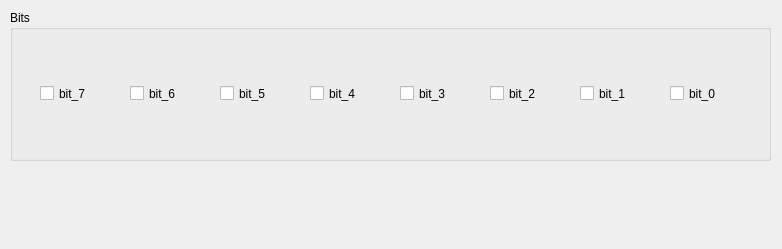
<?xml version="1.0" encoding="UTF-8"?>
<ui version="4.0">
 <class>Form</class>
 <widget class="QMainWindow" name="Form">
  <property name="geometry">
   <rect>
    <x>0</x>
    <y>0</y>
    <width>782</width>
    <height>249</height>
   </rect>
  </property>
  <property name="minimumSize">
   <size>
    <width>782</width>
    <height>249</height>
   </size>
  </property>
  <property name="maximumSize">
   <size>
    <width>782</width>
    <height>249</height>
   </size>
  </property>
  <property name="windowTitle">
   <string>Form</string>
  </property>
  <widget class="QWidget" name="centralWidget">
   <widget class="QGroupBox" name="groupBox">
    <property name="geometry">
     <rect>
      <x>10</x>
      <y>10</y>
      <width>761</width>
      <height>151</height>
     </rect>
    </property>
    <property name="title">
     <string>Bits</string>
    </property>
    <widget class="QCheckBox" name="bit_7">
     <property name="geometry">
      <rect>
       <x>30</x>
       <y>70</y>
       <width>94</width>
       <height>27</height>
      </rect>
     </property>
     <property name="text">
      <string>bit_7</string>
     </property>
    </widget>
    <widget class="QCheckBox" name="bit_6">
     <property name="geometry">
      <rect>
       <x>120</x>
       <y>70</y>
       <width>94</width>
       <height>27</height>
      </rect>
     </property>
     <property name="text">
      <string>bit_6</string>
     </property>
    </widget>
    <widget class="QCheckBox" name="bit_5">
     <property name="geometry">
      <rect>
       <x>210</x>
       <y>70</y>
       <width>94</width>
       <height>27</height>
      </rect>
     </property>
     <property name="text">
      <string>bit_5</string>
     </property>
    </widget>
    <widget class="QCheckBox" name="bit_4">
     <property name="geometry">
      <rect>
       <x>300</x>
       <y>70</y>
       <width>94</width>
       <height>27</height>
      </rect>
     </property>
     <property name="text">
      <string>bit_4</string>
     </property>
    </widget>
    <widget class="QCheckBox" name="bit_3">
     <property name="geometry">
      <rect>
       <x>390</x>
       <y>70</y>
       <width>94</width>
       <height>27</height>
      </rect>
     </property>
     <property name="text">
      <string>bit_3</string>
     </property>
    </widget>
    <widget class="QCheckBox" name="bit_2">
     <property name="geometry">
      <rect>
       <x>480</x>
       <y>70</y>
       <width>94</width>
       <height>27</height>
      </rect>
     </property>
     <property name="text">
      <string>bit_2</string>
     </property>
    </widget>
    <widget class="QCheckBox" name="bit_1">
     <property name="geometry">
      <rect>
       <x>570</x>
       <y>70</y>
       <width>94</width>
       <height>27</height>
      </rect>
     </property>
     <property name="text">
      <string>bit_1</string>
     </property>
    </widget>
    <widget class="QCheckBox" name="bit_0">
     <property name="geometry">
      <rect>
       <x>660</x>
       <y>70</y>
       <width>94</width>
       <height>27</height>
      </rect>
     </property>
     <property name="text">
      <string>bit_0</string>
     </property>
    </widget>
   </widget>
  </widget>
 </widget>
 <layoutdefault spacing="6" margin="11"/>
 <resources/>
 <connections/>
</ui>
